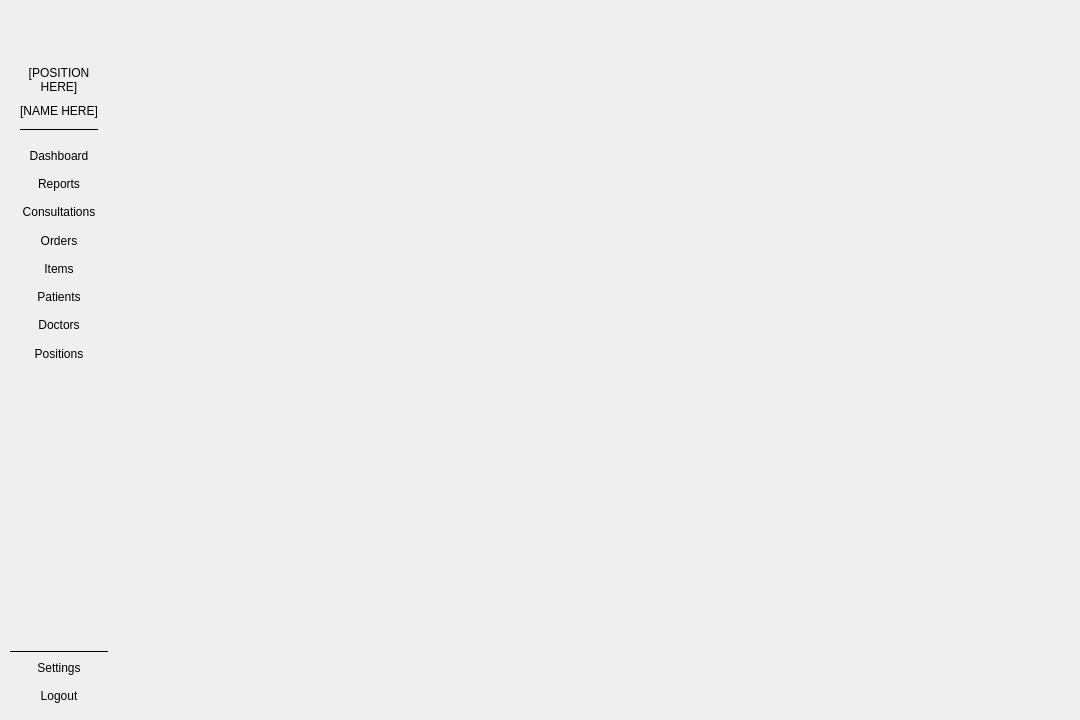
<?xml version="1.0" encoding="UTF-8"?>
<ui version="4.0">
 <class>Content</class>
 <widget class="QWidget" name="Content">
  <property name="geometry">
   <rect>
    <x>0</x>
    <y>0</y>
    <width>1080</width>
    <height>720</height>
   </rect>
  </property>
  <property name="windowTitle">
   <string/>
  </property>
  <layout class="QHBoxLayout" name="main_layout" stretch="1,9">
   <property name="spacing">
    <number>0</number>
   </property>
   <property name="leftMargin">
    <number>0</number>
   </property>
   <property name="topMargin">
    <number>0</number>
   </property>
   <property name="rightMargin">
    <number>0</number>
   </property>
   <property name="bottomMargin">
    <number>0</number>
   </property>
   <item>
    <widget class="QWidget" name="wdgt_navigation" native="true">
     <layout class="QVBoxLayout" name="wdgt_navigation_layout" stretch="5,1,1,1,1,1,1,1,1,10,1,1,1">
      <property name="spacing">
       <number>0</number>
      </property>
      <property name="leftMargin">
       <number>10</number>
      </property>
      <property name="topMargin">
       <number>0</number>
      </property>
      <property name="rightMargin">
       <number>0</number>
      </property>
      <property name="bottomMargin">
       <number>10</number>
      </property>
      <item>
       <widget class="QWidget" name="wdgt_user" native="true">
        <layout class="QVBoxLayout" name="wdgt_user_layout" stretch="5,1,1,1">
         <property name="spacing">
          <number>10</number>
         </property>
         <property name="leftMargin">
          <number>10</number>
         </property>
         <property name="topMargin">
          <number>10</number>
         </property>
         <property name="rightMargin">
          <number>10</number>
         </property>
         <property name="bottomMargin">
          <number>10</number>
         </property>
         <item>
          <widget class="QLabel" name="pxmp_logo">
           <property name="sizePolicy">
            <sizepolicy hsizetype="Expanding" vsizetype="Expanding">
             <horstretch>0</horstretch>
             <verstretch>0</verstretch>
            </sizepolicy>
           </property>
           <property name="text">
            <string/>
           </property>
           <property name="pixmap">
            <pixmap resource="../Resource/resource.qrc">:/small_logo.png</pixmap>
           </property>
           <property name="alignment">
            <set>Qt::AlignCenter</set>
           </property>
          </widget>
         </item>
         <item>
          <widget class="QLabel" name="lbl_position">
           <property name="sizePolicy">
            <sizepolicy hsizetype="Expanding" vsizetype="Expanding">
             <horstretch>0</horstretch>
             <verstretch>0</verstretch>
            </sizepolicy>
           </property>
           <property name="text">
            <string>[POSITION HERE]</string>
           </property>
           <property name="alignment">
            <set>Qt::AlignCenter</set>
           </property>
           <property name="wordWrap">
            <bool>true</bool>
           </property>
          </widget>
         </item>
         <item>
          <widget class="QLabel" name="lbl_name">
           <property name="sizePolicy">
            <sizepolicy hsizetype="Expanding" vsizetype="Expanding">
             <horstretch>0</horstretch>
             <verstretch>0</verstretch>
            </sizepolicy>
           </property>
           <property name="text">
            <string>[NAME HERE]</string>
           </property>
           <property name="alignment">
            <set>Qt::AlignCenter</set>
           </property>
           <property name="wordWrap">
            <bool>true</bool>
           </property>
          </widget>
         </item>
         <item>
          <widget class="Line" name="line">
           <property name="frameShadow">
            <enum>QFrame::Plain</enum>
           </property>
           <property name="orientation">
            <enum>Qt::Horizontal</enum>
           </property>
          </widget>
         </item>
        </layout>
       </widget>
      </item>
      <item>
       <widget class="QPushButton" name="pshbtn_dashboard">
        <property name="sizePolicy">
         <sizepolicy hsizetype="Expanding" vsizetype="Expanding">
          <horstretch>0</horstretch>
          <verstretch>0</verstretch>
         </sizepolicy>
        </property>
        <property name="cursor">
         <cursorShape>PointingHandCursor</cursorShape>
        </property>
        <property name="text">
         <string>Dashboard</string>
        </property>
        <property name="flat">
         <bool>true</bool>
        </property>
       </widget>
      </item>
      <item>
       <widget class="QPushButton" name="pshbtn_reports">
        <property name="sizePolicy">
         <sizepolicy hsizetype="Expanding" vsizetype="Expanding">
          <horstretch>0</horstretch>
          <verstretch>0</verstretch>
         </sizepolicy>
        </property>
        <property name="cursor">
         <cursorShape>PointingHandCursor</cursorShape>
        </property>
        <property name="text">
         <string>Reports</string>
        </property>
        <property name="flat">
         <bool>true</bool>
        </property>
       </widget>
      </item>
      <item>
       <widget class="QPushButton" name="pshbtn_consultations">
        <property name="sizePolicy">
         <sizepolicy hsizetype="Expanding" vsizetype="Expanding">
          <horstretch>0</horstretch>
          <verstretch>0</verstretch>
         </sizepolicy>
        </property>
        <property name="cursor">
         <cursorShape>PointingHandCursor</cursorShape>
        </property>
        <property name="text">
         <string>Consultations</string>
        </property>
        <property name="flat">
         <bool>true</bool>
        </property>
       </widget>
      </item>
      <item>
       <widget class="QPushButton" name="pshbtn_sales">
        <property name="sizePolicy">
         <sizepolicy hsizetype="Expanding" vsizetype="Expanding">
          <horstretch>0</horstretch>
          <verstretch>0</verstretch>
         </sizepolicy>
        </property>
        <property name="cursor">
         <cursorShape>PointingHandCursor</cursorShape>
        </property>
        <property name="text">
         <string>Orders</string>
        </property>
        <property name="flat">
         <bool>true</bool>
        </property>
       </widget>
      </item>
      <item>
       <widget class="QPushButton" name="pshbtn_items">
        <property name="sizePolicy">
         <sizepolicy hsizetype="Expanding" vsizetype="Expanding">
          <horstretch>0</horstretch>
          <verstretch>0</verstretch>
         </sizepolicy>
        </property>
        <property name="cursor">
         <cursorShape>PointingHandCursor</cursorShape>
        </property>
        <property name="text">
         <string>Items</string>
        </property>
        <property name="flat">
         <bool>true</bool>
        </property>
       </widget>
      </item>
      <item>
       <widget class="QPushButton" name="pshbtn_patients">
        <property name="sizePolicy">
         <sizepolicy hsizetype="Expanding" vsizetype="Expanding">
          <horstretch>0</horstretch>
          <verstretch>0</verstretch>
         </sizepolicy>
        </property>
        <property name="cursor">
         <cursorShape>PointingHandCursor</cursorShape>
        </property>
        <property name="text">
         <string>Patients</string>
        </property>
        <property name="flat">
         <bool>true</bool>
        </property>
       </widget>
      </item>
      <item>
       <widget class="QPushButton" name="pshbtn_doctors">
        <property name="sizePolicy">
         <sizepolicy hsizetype="Expanding" vsizetype="Expanding">
          <horstretch>0</horstretch>
          <verstretch>0</verstretch>
         </sizepolicy>
        </property>
        <property name="cursor">
         <cursorShape>PointingHandCursor</cursorShape>
        </property>
        <property name="text">
         <string>Doctors</string>
        </property>
        <property name="flat">
         <bool>true</bool>
        </property>
       </widget>
      </item>
      <item>
       <widget class="QPushButton" name="pshbtn_positions">
        <property name="sizePolicy">
         <sizepolicy hsizetype="Expanding" vsizetype="Expanding">
          <horstretch>0</horstretch>
          <verstretch>0</verstretch>
         </sizepolicy>
        </property>
        <property name="cursor">
         <cursorShape>PointingHandCursor</cursorShape>
        </property>
        <property name="text">
         <string>Positions</string>
        </property>
        <property name="flat">
         <bool>true</bool>
        </property>
       </widget>
      </item>
      <item>
       <spacer name="verticalSpacer">
        <property name="orientation">
         <enum>Qt::Vertical</enum>
        </property>
        <property name="sizeHint" stdset="0">
         <size>
          <width>20</width>
          <height>369</height>
         </size>
        </property>
       </spacer>
      </item>
      <item>
       <widget class="Line" name="line_2">
        <property name="frameShadow">
         <enum>QFrame::Plain</enum>
        </property>
        <property name="orientation">
         <enum>Qt::Horizontal</enum>
        </property>
       </widget>
      </item>
      <item>
       <widget class="QPushButton" name="pshbtn_settings">
        <property name="sizePolicy">
         <sizepolicy hsizetype="Expanding" vsizetype="Expanding">
          <horstretch>0</horstretch>
          <verstretch>0</verstretch>
         </sizepolicy>
        </property>
        <property name="cursor">
         <cursorShape>PointingHandCursor</cursorShape>
        </property>
        <property name="text">
         <string>Settings</string>
        </property>
        <property name="flat">
         <bool>true</bool>
        </property>
       </widget>
      </item>
      <item>
       <widget class="QPushButton" name="pshbtn_logout">
        <property name="sizePolicy">
         <sizepolicy hsizetype="Expanding" vsizetype="Expanding">
          <horstretch>0</horstretch>
          <verstretch>0</verstretch>
         </sizepolicy>
        </property>
        <property name="cursor">
         <cursorShape>PointingHandCursor</cursorShape>
        </property>
        <property name="text">
         <string>Logout</string>
        </property>
        <property name="flat">
         <bool>true</bool>
        </property>
       </widget>
      </item>
     </layout>
    </widget>
   </item>
   <item>
    <widget class="QStackedWidget" name="stckdwdgt_content"/>
   </item>
  </layout>
 </widget>
 <resources>
  <include location="../Resource/resource.qrc"/>
 </resources>
 <connections/>
</ui>
